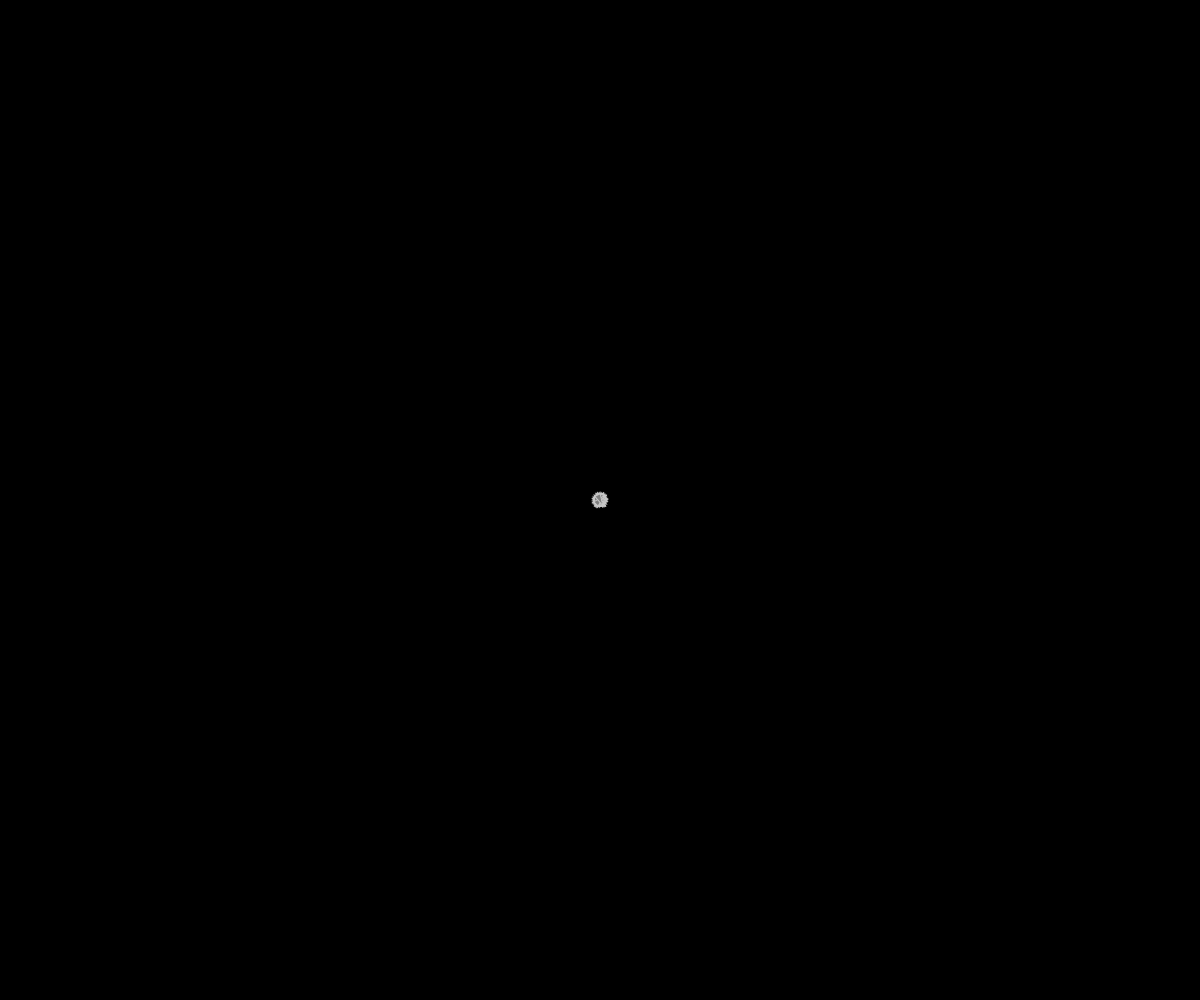
Frame 1 (no input)
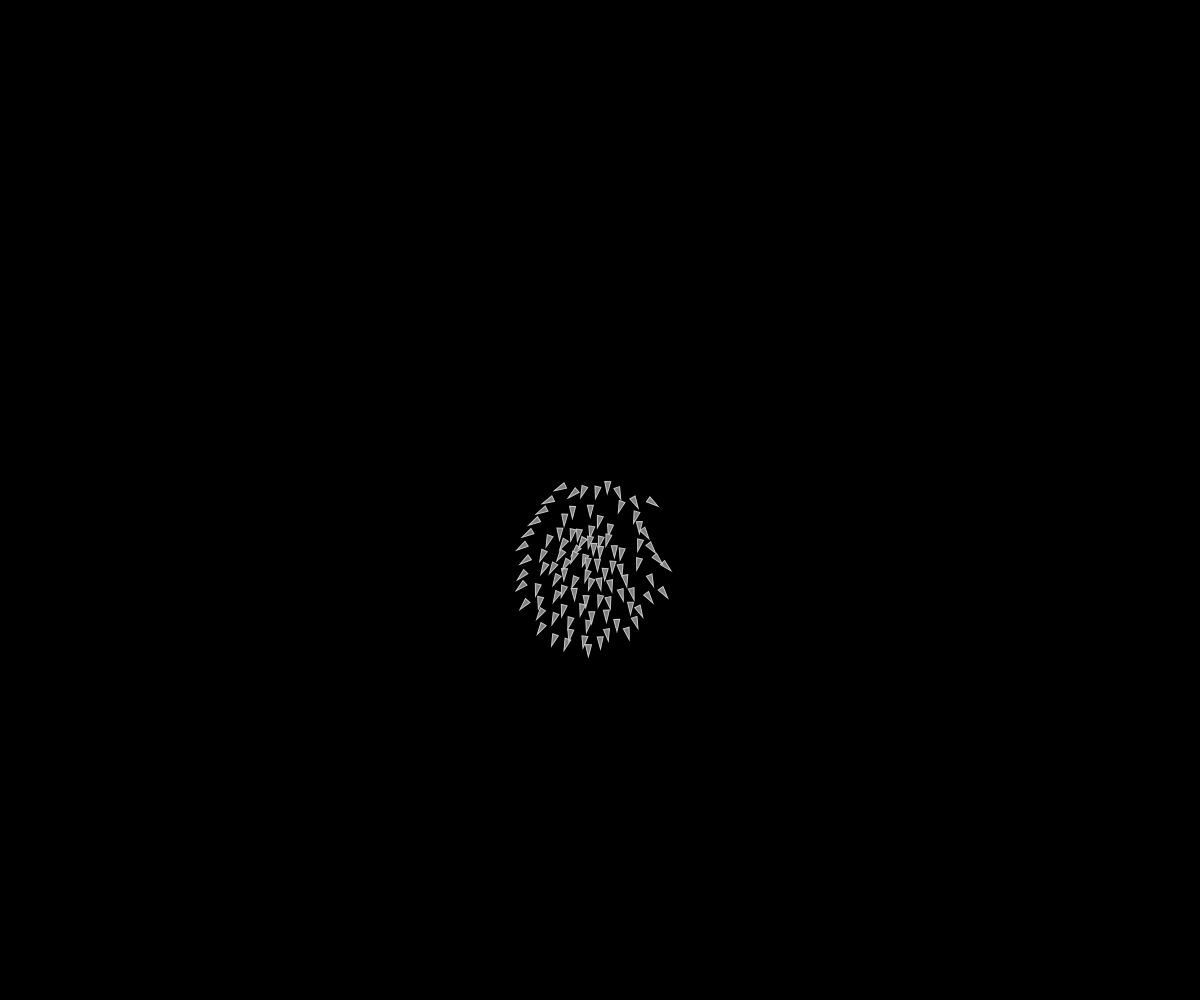
Frame 60 (no input)
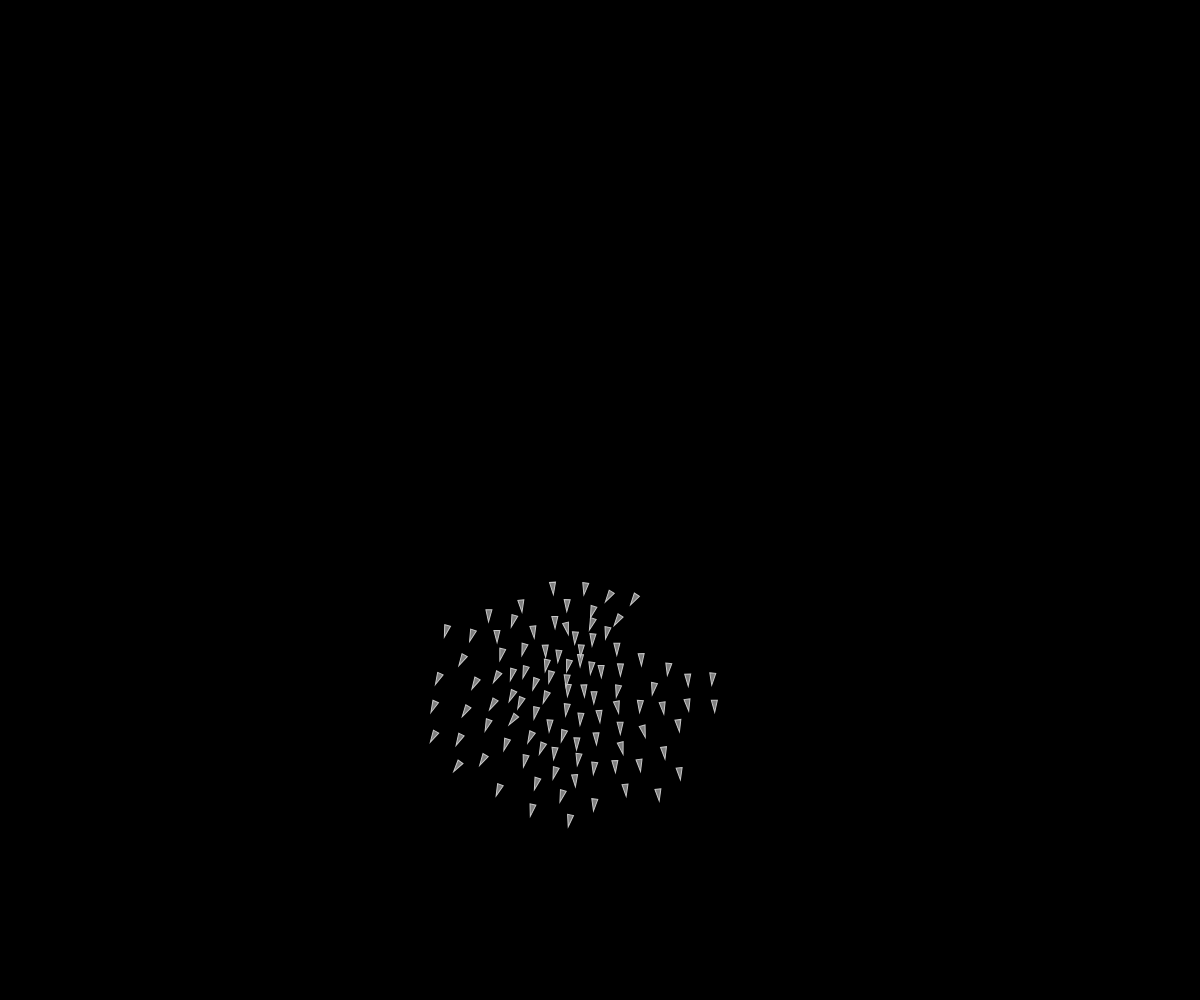
Frame 120 (the mouse pressed at the canvas centre since frame 60)

The p5.js sketch that drew these frames (run headless with seeded random() and noise() and a simulated clock; from frame 60 on, the mouse is pressed at the canvas centre):

// p5.js sketch
// ── sketch.js
// http://www.red3d.com/cwr/boids/

let flock
function setup() {
  createCanvas(windowWidth, windowHeight);
  flock = new Flock();
  // Add an initial set of birds into the system
  for (let i = 0; i < 100; i++) {
    let b = new Bird(width / 2,height / 2);
    flock.addBird(b);
  }
}

function draw() {
  background(0, 255);
  flock.run()
}


function mouseDragged() {
  flock.addBird(new Bird(mouseX, mouseY));
}
// ── bird.js

class Bird {
  constructor(x, y) {
    this.acceleration = createVector(0, 0)
    this.velocity = createVector(random(-1, 1), random(-1, 1))
    this.position = createVector(x, y)
    this.r = 3.0
    this.maxSpeed = 3     // Maximum speed
    this.maxForce = 0.05  // Maximum steering force
  }

  run(birds) {
    this.flock(birds)   // accumulate a new acceleration each time based on three rules
    this.update()       // update location
    this.borders()
    this.render()
  }

  applyForce = (force) => {
    // We could add mass here if we want A = F / M
    this.acceleration.add(force)
  }

  flock = (birds) => {
    let separation = this.separate(birds)      // checks for nearby birds and steers away
    let alignment = this.align(birds)          // for every nearby bird in the system, calculate the average velocity
    let cohesion = this.cohesion(birds)        // For the average location (i.e. center) of all nearby birds, calculate steering vector towards that location

    // Arbitrarily weight these forces
    separation.mult(1.5)
    alignment.mult(1.0)
    cohesion.mult(1.0)

    this.applyForce(separation)
    this.applyForce(alignment)
    this.applyForce(cohesion)
  }

  update = () => {
    this.velocity.add(this.acceleration)
    this.velocity.limit(this.maxSpeed)
    this.position.add(this.velocity)
    this.acceleration.mult(0)      // Reset acceleration to 0 each cycle
  }

  // A method that calculates and applies a steering force towards a target
  // STEER = DESIRED MINUS VELOCITY
  seek = (target) => {
    let desired = p5.Vector.sub(target, this.position)  // A vector pointing from the location to the target
    desired.normalize()                                 // Normalize desired and scale to maximum speed
    desired.mult(this.maxSpeed)
    let steer = p5.Vector.sub(desired, this.velocity)   // Steering = Desired minus Velocity
    steer.limit(this.maxForce)
    return steer
  }

  render = () => {
    let theta = this.velocity.heading() + radians(90)      // rotated in the direction of velocity
    fill(127)
    stroke(200)
    push()
    translate(this.position.x, this.position.y)
    rotate(theta)
    beginShape()
    vertex(0, -this.r * 2)
    vertex(-this.r, this.r * 2)
    vertex(this.r, this.r * 2)
    endShape(CLOSE)
    pop()
  }

  borders = () => {
    if (this.position.x < -this.r)  this.position.x = width + this.r
    if (this.position.y < -this.r)  this.position.y = height + this.r
    if (this.position.x > width + this.r) this.position.x = -this.r
    if (this.position.y > height + this.r) this.position.y = -this.r
  }

  separate = (birds) => {
    let distance = 25.0
    let steer = createVector(0, 0)
    let count = 0
    for (const bird of birds) {
      let d = p5.Vector.dist(this.position, bird.position)
      if (d > 0 && d < distance) {
        // Calculate vector pointing away from neighbor
        let diff = p5.Vector.sub(this.position, bird.position)
        diff.normalize()
        diff.div(d)      // Weight by distance
        steer.add(diff)
        count ++
      }
    }
    // Average -- divide by how many
    if (count > 0) {
      steer.div(count)
    }
    // As long as the vector is greater than 0
    if (steer.mag() > 0) {
      // Implement Reynolds: Steering = Desired - Velocity
      steer.normalize();
      steer.mult(this.maxSpeed);
      steer.sub(this.velocity);      // does it need to sub v i here 
      steer.limit(this.maxForce);
    }
    return steer;
  }

  align = (birds) => {
    let scope = 50;
    let sum = createVector(0,0);
    let count = 0;
    for (let i = 0; i < birds.length; i++) {
      let d = p5.Vector.dist(this.position,birds[i].position);
      if ((d > 0) && (d < scope)) {
        sum.add(birds[i].velocity);
        count++;
      }
    }
    if (count > 0) {
      sum.div(count);
      sum.normalize();
      sum.mult(this.maxSpeed);
      let steer = p5.Vector.sub(sum, this.velocity);
      steer.limit(this.maxForce);
      return steer;
    } else {
      return createVector(0, 0);
    }
  }

  cohesion = (birds) => {
    let scope = 50
    let sum = createVector(0, 0)
    let count = 0
    for (const bird of birds) {
      let d = p5.Vector.dist(this.position, bird.position)
      if (d > 0 && d < scope) {
        sum.add(bird.position)
        count ++
      }
    }
    if (count > 0) {
      sum.div(count)
      return this.seek(sum)
    } else {
      return createVector(0, 0)
    }
  }

  print() {
    console.log(`(${this.x}, ${this.y})`)
  }
}
// ── flock.js

class Flock {
  birds = []

  run = () => {
    console.log(this.birds.length)
    for (const bird of this.birds) {
      bird.run(this.birds)
    }
  }

  addBird = (bird) => {
    this.birds.push(bird)
  }
}
